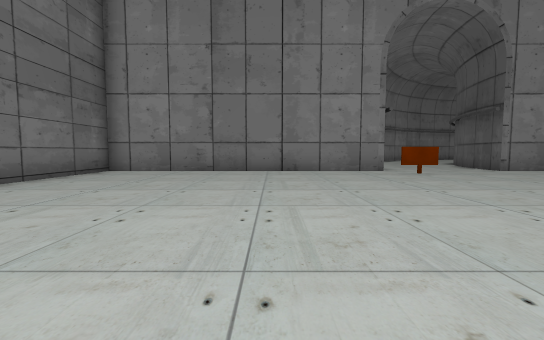
view 1 (above)

16 first-person views from a walk through a 3-D level made in the Unity game engine. The camera is 1.3 m above the floor, tilts 4° down and sees 90° across. The floor is counted in squares, 2 m on a side. Each view is taken from the middle of a square. On the plan, view 1 faces up. The plan holds only what a view shows up to about 9 squares ahead; the rest is blank. The place goes on beyond the plan. The player is left out. Some surface patterns are stand-ins.

view 2
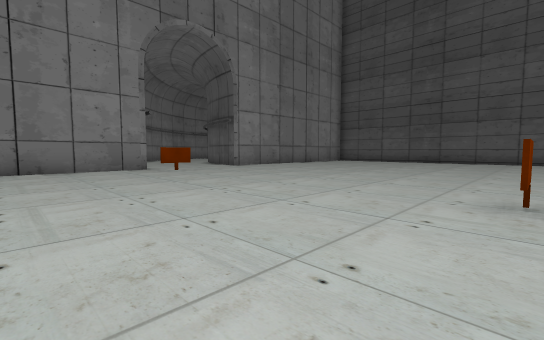

view 3
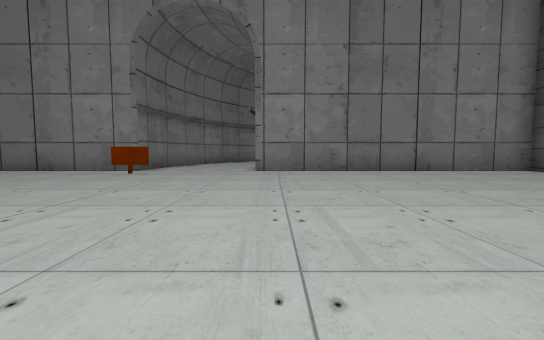

view 4
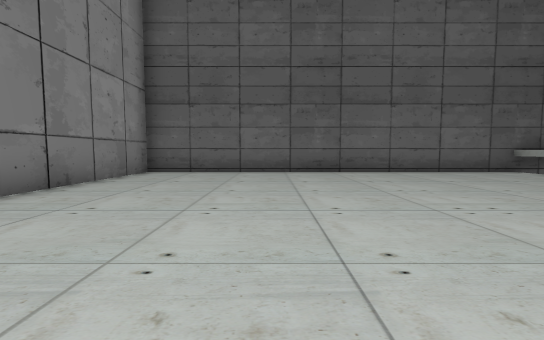

view 5
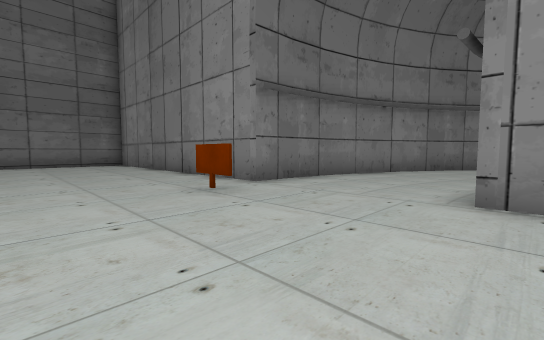

view 6
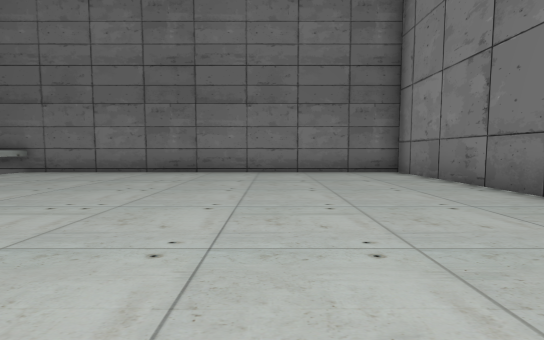

view 7
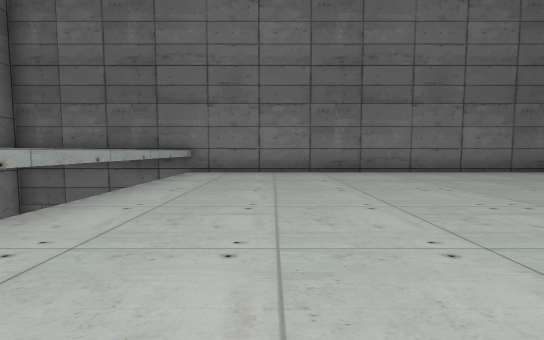

view 8
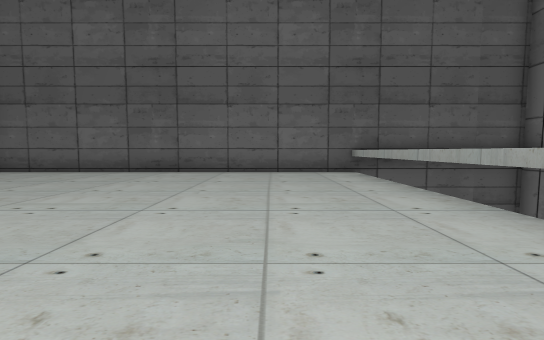

view 9
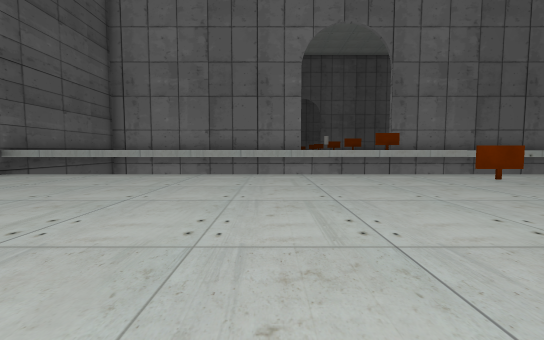

view 10
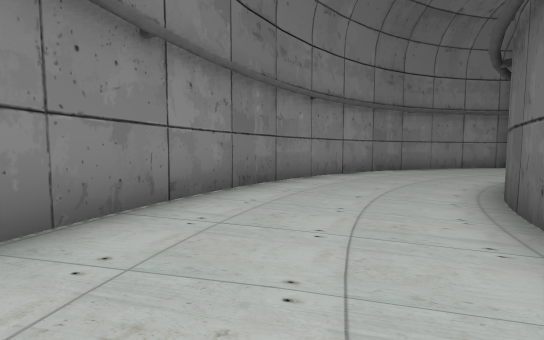

view 11
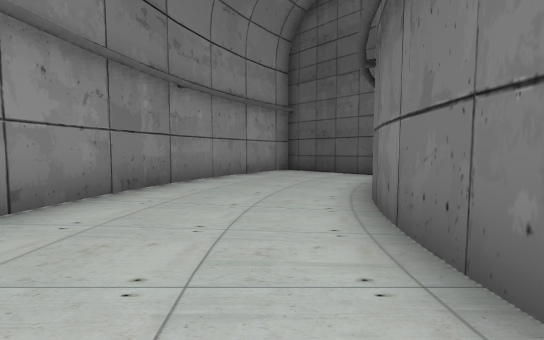

view 12
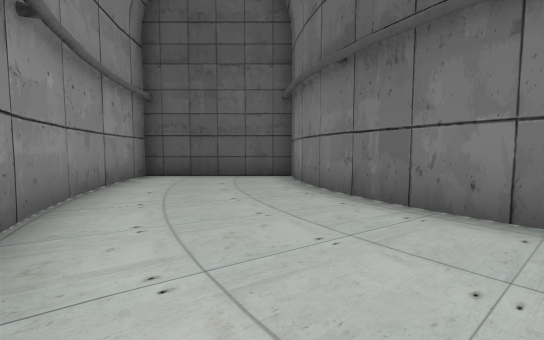

view 13
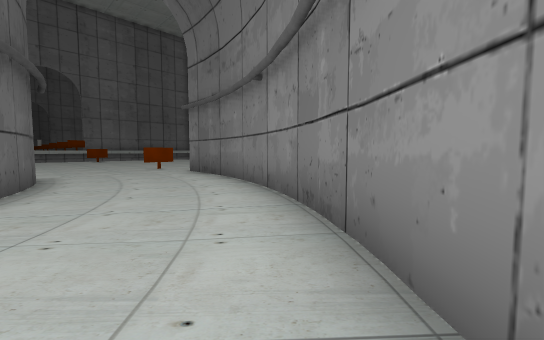

view 14
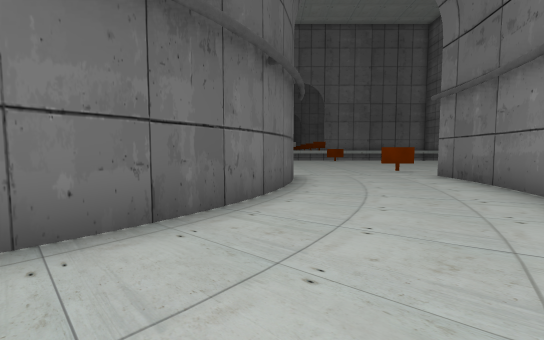

view 15
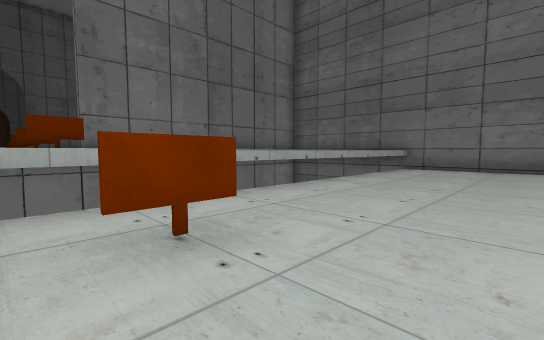

view 16
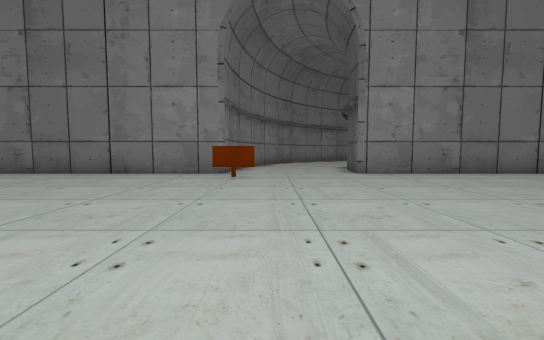

### Floor plan
Key: @ floor where view 1 was taken; # wall or solid block; . floor; ^ raised ledge; O other object.
Columns run from 6 left of view 1 to 17 right of it. Each row starts with its distance up from view 1.
 21                    ###
 20                  ###.#
 19               ###....#
 18              ##......#
 17             ##.......#
 16            ##......###
 15            #.....###
 14           ##....##
 13           #....##
 12          ##...##
 11          #....#
 10          #....#
  9 ##########....##########
  8 #.........O............#
  7 #......................#
  6 #......................#
  5 #......................#
  4 #......................#
  3 #......................#
  2 #......................#
  1 #......................#
  0 #.....@................#
 -1 #.........O............#
 -2 #......................#
 -3  ^^^^^^^^^^^^^^^^^^^^^^#
 -4  ^                    ^#
 -5  ^                     #

Where each view was taken, in squares from view 1:
view 1: 0 up, 0 right, facing up
view 2: 1 down, 0 right, facing up-right
view 3: 0 up, 8 right, facing up
view 4: 5 up, 8 right, facing right
view 5: 5 up, 8 right, facing up-left
view 6: 5 up, 3 right, facing left
view 7: 0 up, 3 right, facing left
view 8: 0 up, 8 right, facing right
view 9: 5 up, 9 right, facing down
view 10: 10 up, 6 right, facing up
view 11: 14 up, 8 right, facing up-right
view 12: 17 up, 8 right, facing right
view 13: 17 up, 8 right, facing down-left
view 14: 16 up, 8 right, facing down
view 15: 1 up, 5 right, facing down-left
view 16: 1 up, 5 right, facing up
